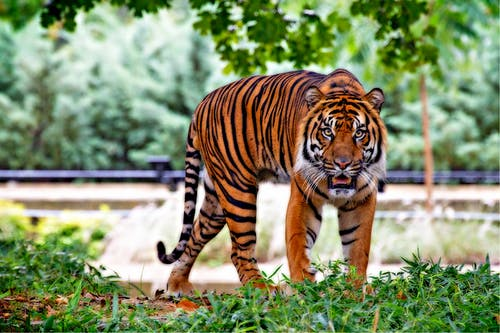
#> input picture 91_Colour_Palette_Generator/tiger.jpeg, 500 x 333 px
$ python main.py
#> lines starting #> are read from the running program, lines starting #| are printed output that depends on the picture
#> further down, image is the input picture: shape (333, 500, 3); mean B, G, R 105.4, 141.6, 131.7
from collections import Counter
from sklearn.cluster import KMeans
from matplotlib import colors
import matplotlib.pyplot as plt
import numpy as np
import cv2


def preprocess(raw):
    image = cv2.resize(raw, (900, 600), interpolation = cv2.INTER_AREA)
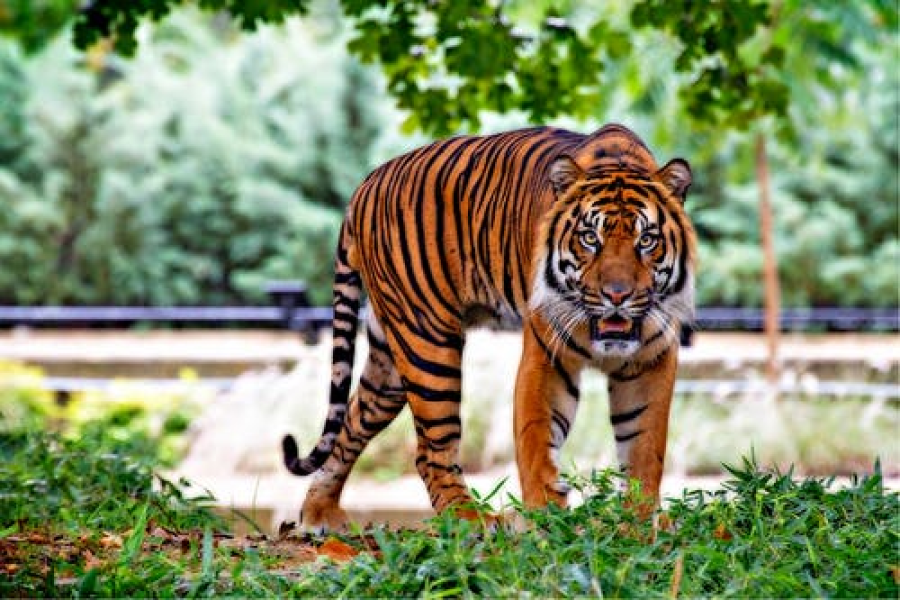
#> image: shape (600, 900, 3); mean R, G, B 131.6, 141.5, 105.3
    image = image.reshape(image.shape[0]*image.shape[1], 3)
    return image


def rgb_to_hex(rgb_color):
    hex_color = "#"
    for i in rgb_color:
        hex_color += ("{:02x}".format(int(i)))
    return hex_color


def analyze(img):
    clf = KMeans(n_clusters = 5)
    color_labels = clf.fit_predict(img)
    center_colors = clf.cluster_centers_
    counts = Counter(color_labels)
#> counts = {0: 126129, 4: 111573, 3: 126000, 1: 115668, 2: 60630}
    ordered_colors = [center_colors[i] for i in counts.keys()]
#> ordered_colors = [[91.2, 125.1, 69.64], [43.54, 55.6, 17.5], [157, 175.2, 140.6], [221.7, 229.7, 215.7], [152, 94.5, 55.99]]
    hex_colors = [rgb_to_hex(ordered_colors[i]) for i in counts.keys()]
#> the loop in rgb_to_hex, `for i in rgb_color:` made 3 passes
#> (i, hex_color) on passes 1 to 3: (91.2, '#5b'), (125.1, '#5b7d'), (69.64, '#5b7d45')
#> the loop in rgb_to_hex (call 2), `for i in rgb_color:` made 3 passes
#> (i, hex_color) on passes 1 to 3: (152, '#97'), (94.5, '#975e'), (55.99, '#975e37')
#> hex_colors = ['#5b7d45', '#975e37', '#dde5d7', '#2b3711', '#9caf8c']

    plt.figure(figsize = (12, 8))
    plt.pie(counts.values(), labels = hex_colors, colors = hex_colors)

    plt.savefig("my_pie.png")
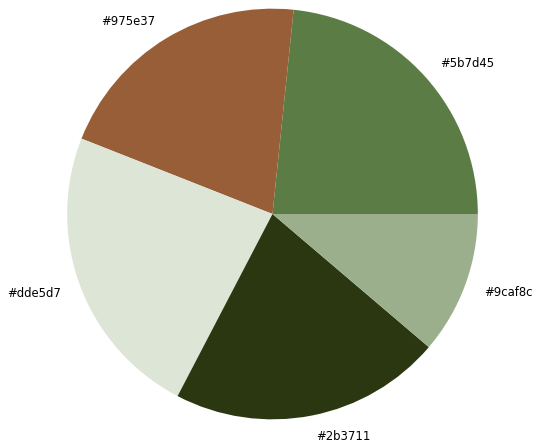
#> figure drawn by matplotlib, 1 panel
    print("Found the following colors:\n")
    for color in hex_colors:
      print(color)
#> this loop made 5 passes
#> color on passes 1 to 5: '#5b7d45', '#975e37', '#dde5d7', '#2b3711', '#9caf8c'
#| #5b7d45
#| #975e37
#| #dde5d7
#| #2b3711
#| #9caf8c


image = cv2.imread('tiger.jpeg')
image = cv2.cvtColor(image, cv2.COLOR_BGR2RGB)

modified_image = preprocess(image)
analyze(modified_image)
